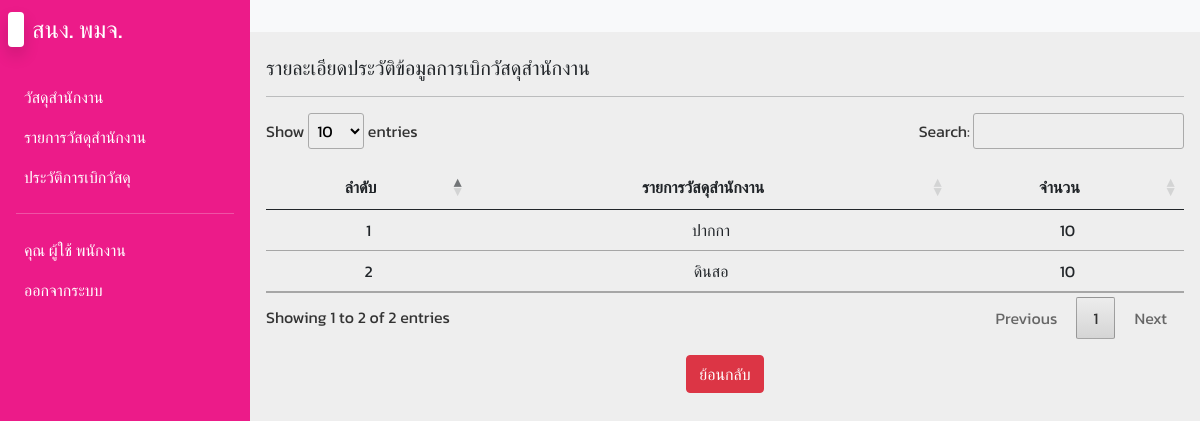
The page /history_detailImport.php?id=1 (signed in) on the database its author committed.
### tables this page shows
CREATE TABLE `transfer_detail` (
  `tdel_id` int(11) NOT NULL,
  `t_id` int(11) NOT NULL,
  `office_id` int(11) NOT NULL,
  `tdel_qty` int(11) NOT NULL
);

CREATE TABLE `offices` (
  `office_id` int(11) NOT NULL,
  `office_name` varchar(255) NOT NULL,
  `office_qty` int(11) NOT NULL
);

### history_detailImport.php (the view, shortened to what this page needs)
<?php
include('config/db.php');
?>
<!DOCTYPE html>
<html lang="en">
<head>
  <link rel="stylesheet" href="css/bootstrap.min.css">
  <link rel="stylesheet" href="css/fonts.css">
  <link rel="stylesheet" href="css/styles.css">
  <link rel="stylesheet" href="css/jquery.dataTables.min.css">
  <link rel="stylesheet" href="css/all.min.css">
  <link rel="stylesheet" href="css/fontawesome.min.css">
</head>
<body>
  <div class="main-container d-flex">
    <div class="sidebar" id="side_nav">
      <div class="header-box px-2 pt-3 pb-4 d-flex justify-content-between">
        <h1 class="fs-4"><span class="bg-white text-dark rounded shadow px-2 me-2"></span><span class="text-white">สนง. พมจ.</span></h1>
      </div>
      <?php include('includes/menuSidebar.inc.php'); ?>
    </div>
    <div class="content">
      <nav class="navbar navbar-expand-md navbar-light bg-light">
        <div class="container-fluid">
          <div class="collapse navbar-collapse justify-content-end" id="navbarSupportedContent">
            <ul class="navbar-nav mb-2 mb-lg-0">
              <li class="nav-item">
                <a class="nav-link active" aria-current="page" href="#"></a>
              </li>
            </ul>
          </div>
        </div>
      </nav>
    <div class="dashboard-content px-3 pt-4">
      <h2 class="fs-5"> รายละเอียดประวัติข้อมูลการเบิกวัสดุสำนักงาน</h2>
      <hr>
     <table class="table" id="myTable">
      <thead>
        <th class="text-center">ลำดับ</th>
        <th class="text-center">รายการวัสดุสำนักงาน</th>
        <th class="text-center">จำนวน</th>
      </thead>
      <tbody>
          <?php
        if(isset($_GET['id'])) {
          $id = $_GET['id'];
          $sql = "SELECT * FROM transfer_detail INNER JOIN offices ON transfer_detail.office_id = offices.office_id WHERE t_id = $id";
          $query = mysqli_query($conn, $sql);
          $i = 0;
          while($row = mysqli_fetch_array($query)) {
            $i++;
        ?>
        <tr>
          <td class="text-center"><?= $i; ?></td>
          <td class="text-center"><?= $row['office_name']; ?></td>
          <td class="text-center"><?= $row['tdel_qty']; ?></td>
        </tr>
        <?php  }
        } ?>
      </tbody>
     </table>
     <div class="container">
      <div class="text-center mt-3">
        <a href="historyImport.php" class="btn btn-danger">ย้อนกลับ</a>
      </div>
     </div>
    </div>
    <br><br><br>
  </div>
</body>
</html>

### css/styles.css (style rules this page uses)
body { background-color: #eee; }
#side_nav { background: #EC1B89; min-width: 250px; max-width: 250px; transition: all 0.3s; }
.content { min-height: 100vh; width: 100%; }

### rows shown on the page
transfer_detail: office.office_name "ปากกา", tdel_qty "10"
transfer_detail: office.office_name "ดินสอ", tdel_qty "10"

### other values the page prints
$_SESSION['emp_fname'] "ผู้ใช้"
$_SESSION['emp_lname'] "พนักงาน"
